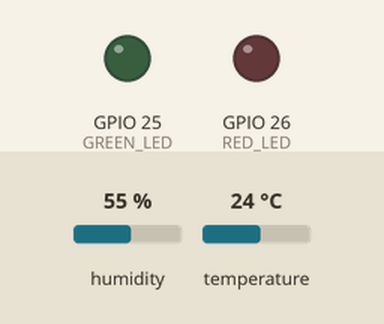
A sketch run on a simulated ESP32. Shown: output pins drawn as LEDs (lit = HIGH). The test bench sets the inputs (shaded band); at power-on: humidity 55 %, temperature 24 °C. WiFi joins after 1.5 s; servers stay silent unless stated; what the sketch prints to the serial monitor is not drawn.

Above: at 0.1 s.
At 3.2 s:
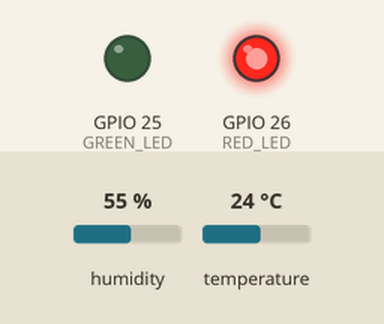
3.3 s: humidity set to 67 %
9.2 s: humidity set to 69 %
At 11.2 s:
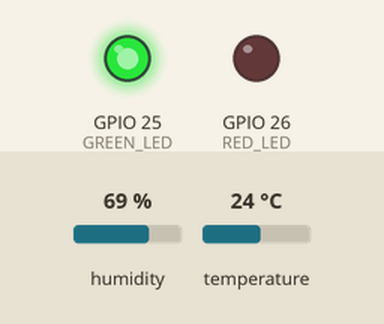
11.9 s: humidity set to 53 %
17.3 s: humidity set to 50 %
20.0 s: humidity set to 78 %
25.4 s: humidity set to 81 %
Timing chart, 0 to 28.4 s (numbered marks = the images above; inputs shaded):
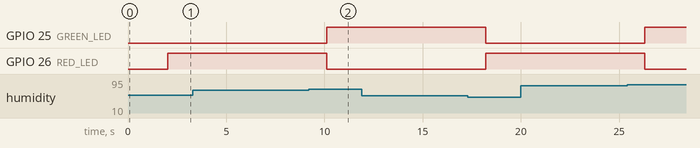

The sketch:

ims_project.ino
```cpp
#include <WiFi.h>
#include <WebServer.h>
#include <DHT.h>

// DHT11 Sensor Settings
#define DHTPIN 4         // Pin connected to DHT11 DATA pin
#define DHTTYPE DHT11    // DHT11 sensor type
DHT dht(DHTPIN, DHTTYPE);

// LED Pins
#define GREEN_LED 25     // GPIO pin for the green LED
#define RED_LED 26       // GPIO pin for the red LED

// Hydration thresholds
#define LOW_HYDRATION_THRESHOLD 60  // Relative humidity (%) below this indicates low hydration
#define HYSTERESIS 5                // To avoid flickering, add a margin

// Wi-Fi Credentials
const char* ssid = "Umair";       // Replace with your Wi-Fi SSID
const char* password = "umair69123";  // Replace with your Wi-Fi Password

// Web server on port 80
WebServer server(80);

// Variables to store hydration levels
String hydrationStatus = "Normal";
String gptResponse = "";

// Array to store humidity values
#define NUM_READINGS 10
float humidityReadings[NUM_READINGS] = {0};
int currentReadingIndex = 0;
bool isArrayFull = false;

// Function to simulate a GPT-style response
String generateGPTResponse(float averageHumidity) {
  if (averageHumidity < LOW_HYDRATION_THRESHOLD) {
    return "Your hydration level is low! Drink water and take care of yourself.";
  } else if (averageHumidity >= LOW_HYDRATION_THRESHOLD + HYSTERESIS) {
    return "Your hydration level is normal! Keep up the good work staying hydrated.";
  } else {
    return "Hydration status is fluctuating. Monitor closely.";
  }
}

void handleRoot() {
  // Calculate the average of the stored readings
  float sum = 0;
  int count = isArrayFull ? NUM_READINGS : currentReadingIndex;
  for (int i = 0; i < count; i++) {
    sum += humidityReadings[i];
  }
  float averageHumidity = sum / count;

  // Prepare styled HTML output
  String html = "<!DOCTYPE html><html><head>";
  html += "<title>Hydration Monitoring System</title>";
  html += "<style>";
  html += "body { font-family: Arial, sans-serif; text-align: center; background-color: #f4f4f4; color: #333; }";
  html += ".container { margin: 20px auto; padding: 20px; border-radius: 10px; background-color: #fff; max-width: 400px; box-shadow: 0 0 10px rgba(0,0,0,0.1); }";
  html += "h1 { color: #007BFF; }";
  html += ".status { font-size: 1.5em; margin: 10px 0; }";
  html += ".message { font-style: italic; color: #555; }";
  html += ".value { font-size: 2em; color: #28a745; }";
  html += "</style>";
  html += "</head><body>";
  html += "<div class='container'>";
  html += "<h1>Hydration Monitoring System</h1>";
  html += "<p class='status'>Hydration Status: <strong>" + hydrationStatus + "</strong></p>";
  html += "<p class='value'>Average Humidity: " + String(averageHumidity, 1) + "%</p>";
  html += "<p class='message'>" + gptResponse + "</p>";
  html += "</div>";
  html += "</body></html>";

  server.send(200, "text/html", html);
}

void setup() {
  // Initialize Serial Monitor
  Serial.begin(115200);

  // Initialize DHT Sensor
  dht.begin();

  // Initialize LEDs
  pinMode(GREEN_LED, OUTPUT);
  pinMode(RED_LED, OUTPUT);
  digitalWrite(GREEN_LED, LOW);
  digitalWrite(RED_LED, LOW);

  // Connect to Wi-Fi
  Serial.print("Connecting to Wi-Fi...");
  WiFi.begin(ssid, password);
  while (WiFi.status() != WL_CONNECTED) {
    delay(1000);
    Serial.print(".");
  }
  Serial.println("\nWi-Fi connected.");
  Serial.print("IP Address: ");
  Serial.println(WiFi.localIP());

  // Configure the web server
  server.on("/", handleRoot);
  server.begin();
  Serial.println("Web server started.");
}

void loop() {
  // Read humidity from the DHT11 sensor
  float humidity = dht.readHumidity();

  // Check if reading is valid
  if (isnan(humidity)) {
    Serial.println("Failed to read from DHT sensor!");
    return;
  }

  // Store the reading in the array
  humidityReadings[currentReadingIndex] = humidity;
  currentReadingIndex = (currentReadingIndex + 1) % NUM_READINGS;
  if (currentReadingIndex == 0) isArrayFull = true;

  // Calculate the average of the stored readings
  float sum = 0;
  int count = isArrayFull ? NUM_READINGS : currentReadingIndex;
  for (int i = 0; i < count; i++) {
    sum += humidityReadings[i];
  }
  float averageHumidity = sum / count;

  // Display average humidity in Serial Monitor
  Serial.print("Average Humidity: ");
  Serial.print(averageHumidity);
  Serial.println(" %");

  // Determine hydration status and control LEDs
  if (averageHumidity < LOW_HYDRATION_THRESHOLD) {
    // Low hydration: Turn on red LED, turn off green LED
    digitalWrite(RED_LED, HIGH);
    digitalWrite(GREEN_LED, LOW);
    hydrationStatus = "Low";
  } else if (averageHumidity >= LOW_HYDRATION_THRESHOLD + HYSTERESIS) {
    // Normal hydration: Turn on green LED, turn off red LED
    digitalWrite(GREEN_LED, HIGH);
    digitalWrite(RED_LED, LOW);
    hydrationStatus = "Normal";
  }

  // Generate custom GPT response
  gptResponse = generateGPTResponse(averageHumidity);

  // Handle web client requests
  server.handleClient();

  delay(2000);
}
```

Measured:
- the behaviour switches between 68 and 69 % on humidity (found by bisection; images 1 and 2)
- after the input at 3.3 s, every drawn part: stays the same
- after the input at 9.2 s, GPIO 25 (GREEN_LED): LOW → HIGH after 0.92 s; GPIO 26 (RED_LED): HIGH → LOW after 0.92 s
- after the input at 11.9 s, every drawn part: stays the same
- after the input at 20.0 s, every drawn part: stays the same
